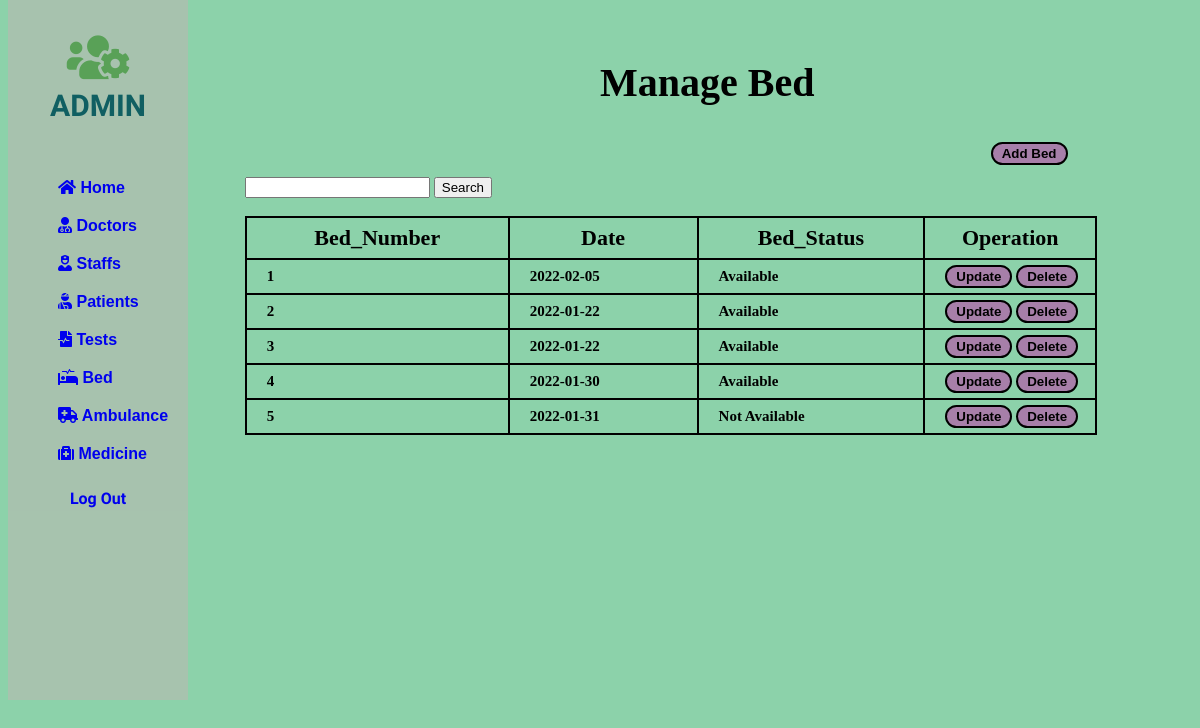
The page /php/bed/bed.php on the database its author committed.
### tables this page shows
CREATE TABLE IF NOT EXISTS `bed` (
  `Bed_Num` int NOT NULL,
  `Date` date NOT NULL,
  `Bed_Status` enum('Available','Not Available') NOT NULL,
  `P_ID` int DEFAULT NULL,
  PRIMARY KEY (`Bed_Num`),
  UNIQUE KEY `Bed_Num` (`Bed_Num`)
);

### php/bed/bed.php (the view, shortened to what this page needs)
<!DOCTYPE html>
<html lang="en">
<head>
    <link rel="stylesheet" href="https://use.fontawesome.com/releases/v5.15.4/css/all.css">
</head>
<body>
    <div class="slidebar">
        <header>
            <span>
                <i class="fas fa-users-cog"></i><br>
            </span>
            ADMIN
        </header>
        <ul>
            <li>
                <a href="/php/home.php"><i class="fas fa-home"></i> Home</a>
            </li>
            <li>
                <a href="/php/Doctor/doctor.php"><i class="fas fa-user-md"></i> Doctors</a>
            </li>
            <li>
                <a href="/php/staff/staff.php"><i class="fas fa-user-nurse"></i> Staffs</a>
            </li>
            <li>
                <a href="/php/patient/patient.php"><i class="fas fa-user-injured"></i> Patients</a>
            </li>
            <li>
                <a href="/php/test/test.php"><i class="fas fa-file-medical-alt"></i> Tests</a>
            </li>
            <li>
                <a href="/php/bed/bed.php"><i class="fas fa-procedures"></i> Bed</a>
            </li>
            <li>
                <a href="/php/Ambulence/ambulence.php"><i class="fas fa-ambulance"></i> Ambulance</a>
            </li>
            <li>
                <a href="/php/medicine/medicine.php"><i class="fas fa-medkit"></i> Medicine</a>
            </li>
        </ul>
        <div>
            <a style="text-decoration: none;" href="/php/index.php">
                <div class="logout">
                    Log Out
                </div>
            </a>
        </div>
    </div>
    <div class="container">
        <div class="row">
            <div style="margin-left: 50%; margin-top: 5%;">
                <h2>Manage <b>Bed</b></h2>
            </div>
            <div style="margin-left: 83%; margin-top: 3%;">
                <button><a href="/php/bed/add-bed.php">Add Bed</a></button>
            </div>
        </div>
    </div>
    <div class="card-body">
        <div style="margin-left: 20%; margin-top: 1%;">
         <form method="post" action="search.php">
                <input type="text" name="search" required />
                <input type="submit" value="Search" />
            </form>
            <br>
            <table id="dataTable" width="90%" cellspacing="10">
                <thead>
                    <tr>
                        <th> Bed_Number </th>
                        <th> Date </th>
                        <th> Bed_Status </th>
                        <th> Operation </th>
                    </tr>
                </thead>
                <tbody>
                    <?php
                    include 'db_conn.php';
                    $sql = " SELECT * FROM bed LIMIT 5";
                    $query = mysqli_query($conn, $sql);
                    while ($Patient_data = mysqli_fetch_array($query)) {
                    ?>
                        <tr>
                            <td><b><?php echo $Patient_data['Bed_Num'];  ?></b></td>
                            <td><?php echo $Patient_data['Date'];  ?></td>
                            <td><?php echo $Patient_data['Bed_Status'];  ?></td>
                            <td style="width: 140px;">
                                <button> <a href="/php/bed/update.php?Bed_Num=<?php echo $Patient_data['Bed_Num'];  ?>" class="btn btn-success"><b>Update</b></a></button>
                                <button><a href="/php/bed/Delete.php?Bed_Num=<?php echo $Patient_data['Bed_Num']; ?>" class="btn btn-danger"><b>Delete</b></a></button>
                            </td>
                        </tr>
                    <?php
                    }
                    ?>
                </tbody>
            </table>
        </div>
    </div>
</body>
</html>

### php/bed/bed.php (style rules this page uses)
body { background: rgba(96, 193, 138, 0.722); }
.slidebar { border: 20px; width: 15%; height: 700px; position: fixed; top: 0px; background-color: rgba(195, 179, 179, 0.493); }
.slidebar header { padding: 30px 10px; text-align: center; font-family: 'Mochiy Pop P One', sans-serif; font-size: 30px; font-weight: bolder; color: rgb(16, 95, 98); }
.slidebar header span { font-size: 50px; color: rgb(89, 161, 87); }
.slidebar ul li { list-style: none; padding: 10px; font-family: 'Lucida Sans', 'Lucida Sans Regular', 'Lucida Grande', 'Lucida Sans Unicode', Geneva, Verdana, sans-serif; font-weight: bolder; }
.slidebar ul li a { text-decoration: none; }
table, th, td { border: 1px solid black; border-collapse: collapse; }
h2 { font-size: 40px; }
table { border: 2px solid black; }
th { padding: 7px; border: 2px solid black; font-size: 22px; }
td { border: 2px solid black; padding: 5px 10px 5px 20px; font-size: 15px; font-weight: bolder; }
button { border: solid 2px black; border-radius: 15px; padding: 2px 6px; background-color: rgb(167, 127, 169); }
button a { text-decoration: none; color: black; font-weight: bolder; padding: 2px 3px; }
.logout { text-align: center; margin-top: 10px; font-family: 'Mochiy Pop P One', sans-serif; font-weight: bolder; }

### rows shown on the page
bed: Bed_Num "1", Date "2022-02-05", Bed_Status "Available"
bed: Bed_Num "2", Date "2022-01-22", Bed_Status "Available"
bed: Bed_Num "3", Date "2022-01-22", Bed_Status "Available"
bed: Bed_Num "4", Date "2022-01-30", Bed_Status "Available"
bed: Bed_Num "5", Date "2022-01-31", Bed_Status "Not Available"
